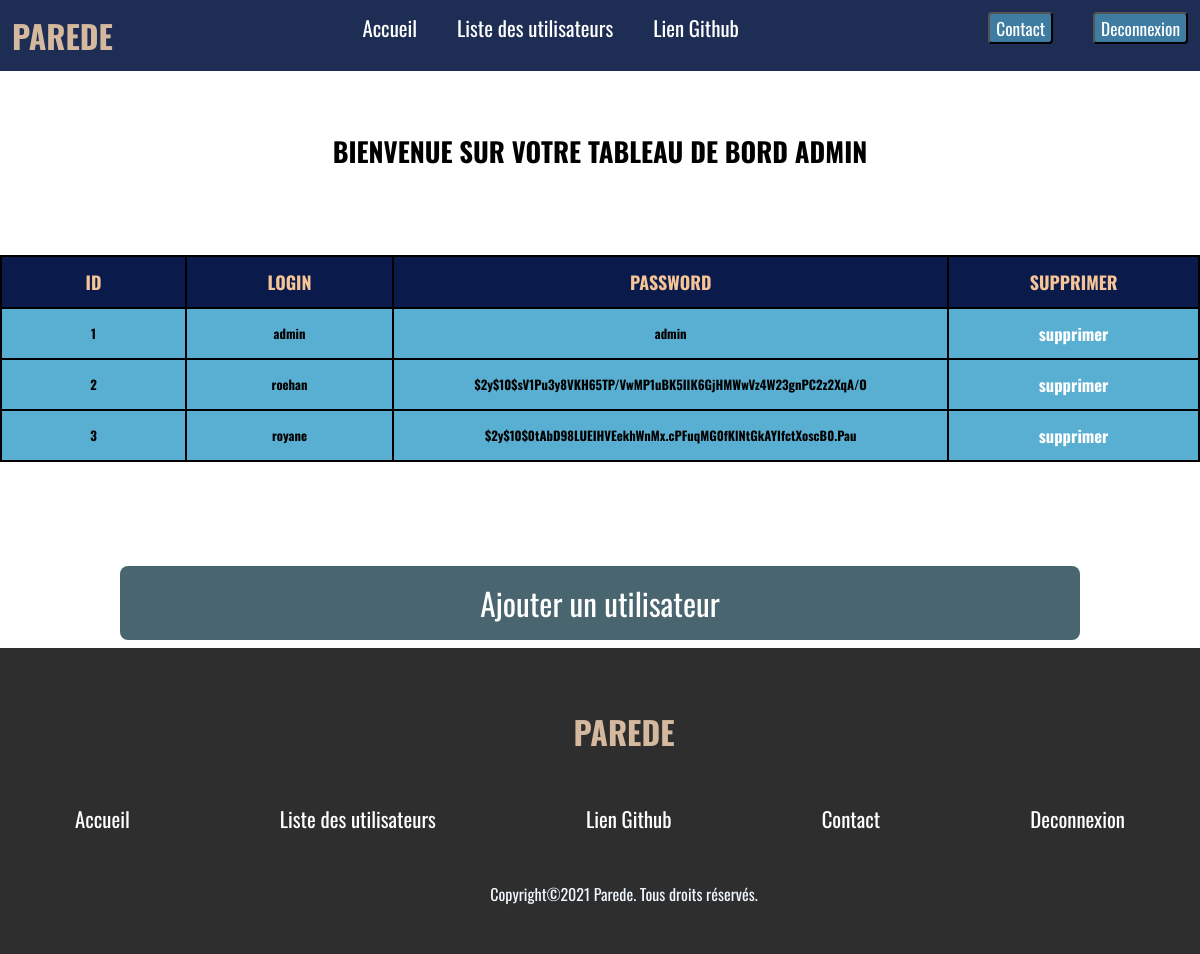
The page /php/listeutilisateurs.php on the database its author committed.
### tables this page shows
CREATE TABLE IF NOT EXISTS `utilisateurs` (
  `id` int(11) NOT NULL AUTO_INCREMENT,
  `login` varchar(255) NOT NULL,
  `password` varchar(255) NOT NULL,
  PRIMARY KEY (`id`)
);

### php/listeutilisateurs.php (the view, shortened to what this page needs)
<?php
$bdd = new PDO('mysql:host=localhost;dbname=livreor', 'root', '');
$req = $bdd->query('SELECT * FROM utilisateurs');
?>
<!DOCTYPE html>
<html lang="fr">
<head>
    <link rel="stylesheet" href="../livre-or.css" />
</head>
<body>
    <header>
        <nav>
            <div>
                <h1>PAREDE</h1>
            </div>
            <div class="head">
                <ul>
                    <a href="admin.php">Accueil</a>
                </ul>
                <ul>
                    <a href="listeutilisateurs.php">Liste des utilisateurs</a>
                </ul>
                <ul>
                    <a href="#">Lien Github</a>
                </ul>
            </div>
            <div class="head">
                <ul>
                    <button class="buton"><a class="but" href="contact.php">Contact</a></button>
                </ul>
                <ul>
                    <button class="buton"><a class="but" href="deconnexion.php">Deconnexion</a></button>
                </ul>
            </div>
        </nav>
    </header>
    <main align="center">
        <div class="tarr">
            <h6> BIENVENUE SUR VOTRE TABLEAU DE BORD ADMIN</h6>
        </div>
        <table class="table">
            <thead class="border">
                <tr>
                    <th class="border th" scope="col">ID</th>
                    <th class="border th" scope="col">LOGIN</th>
                    <th class="border th" scope="col">PASSWORD</th>
                    <th class="border th" scope="col">SUPPRIMER</th>
                </tr>
            </thead>
            <tbody class="border">
                <?php
                while ($rows = $req->fetch()) {
                    echo "<tr><th>$rows[id]</th>";
                    echo "<th>$rows[login]</th>";
                    echo "<th>$rows[password]</th>";
                    echo "<th><a href=\"supprimerprofil.php?id=$rows[id]\">supprimer</a></th>";
                }
                ?>
            </tbody>
        </table>
        <button class="button" type="submit" name="connexion"><a href="creeruser.php?id=<?php $rows['id'];?>\">Ajouter un utilisateur</a></button>
    </main>
    <footer>
        <div class="footer">
            <h1 class="foot fote">PAREDE</h1>
            <div class="foot">
                <div>
                    <a href="admin.php">Accueil</a>
                </div>
                <div>
                    <a href="listeutilisateurs.phps">Liste des utilisateurs</a>
                </div>
                <div>
                    <a href="#">Lien Github</a>
                </div>
                <div>
                    <a href="contact.php">Contact</a>
                </div>
                <div>
                    <a href="deconnexion.php">Deconnexion</a>
                </div>
            </div>
            <div>
                <p class="foot copyright copy">Copyright©2021 Parede. Tous droits réservés.</p>
            </div>
    </footer>
</body>
</html>

### livre-or.css (style rules this page uses)
* { margin: 0; font-family: 'Oswald', sans-serif; }
header { background-color: #1e2d54; }
nav { padding: 1%; display: flex; justify-content: space-between; background-color: #1e2d54; }
.head { display: flex; justify-content: space-around; }
a { text-decoration: none; color: white; font-size: 130%; }
.buton { border-radius: 4px; background-color: #3e7ca1; color: #1e2d54; }
h1 { font-size: 200%; color: #d5b99f; }
footer { background-color: rgb(47, 46, 46); }
.footer { padding-top: 5%; padding-bottom: 4%; }
.foot { display: flex; justify-content: space-around; }
.fote { padding-left: 4%; padding-bottom: 4%; }
.copyright { padding-top: 4%; color: aliceblue; }
.copy { padding-left: 4%; color: aliceblue; }
.button { font-size: 150%; border-radius: 8px; }
.button[type="submit"] { background-color: rgb(73 101 112); color: white; padding: 14px 20px; margin: 8px 0; border: none; cursor: pointer; width: 80%; }
.tarr { padding-top: 5%; padding-bottom: 7%; font-size: 250%; }
.table { border-collapse: collapse; border: 2px solid black; font-size: 80%; margin-bottom: 8%; }
.border { border: 2px solid black; }
.th { background-color:#0a1b4b; color:#f5c497; font-size: 140%; }
th { width: 2%; border: 2px solid black; background-color:rgb(89, 175, 209); padding: 1%; }

### rows shown on the page
utilisateurs: id "1", login "admin", password "admin"
utilisateurs: id "2", login "roehan", password "$2y$10$sV1Pu3y8VKH65TP/VwMP1uBK5IIK6GjHMWwVz4W23gnPC2z2XqA/O"
utilisateurs: id "3", login "royane", password "$2y$10$0tAbD98LUEIHVEekhWnMx.cPFuqMG0fKlNtGkAYIfctXoscB0.Pau"
